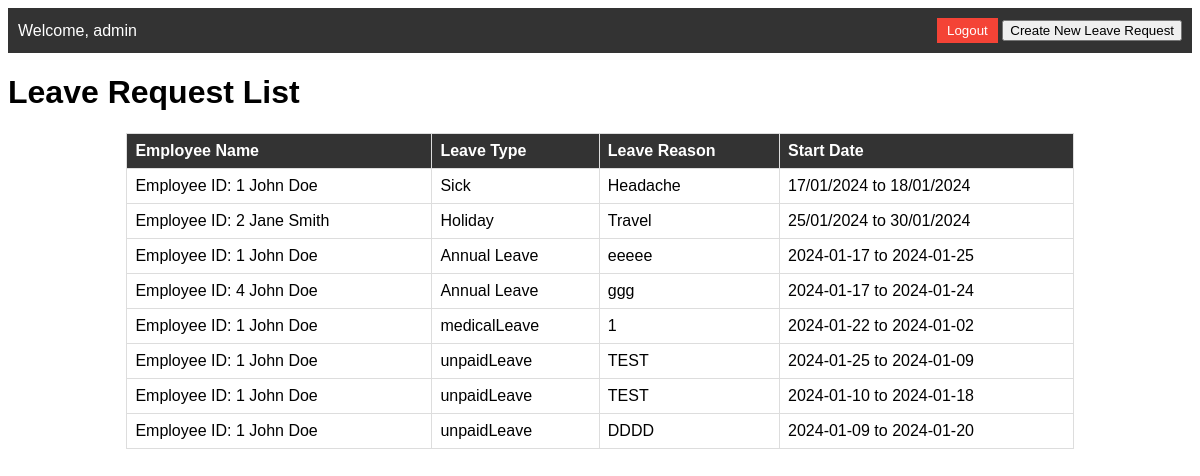
/dashboardLeaveRequest (signed in), run on an earlier commit of the app's database.
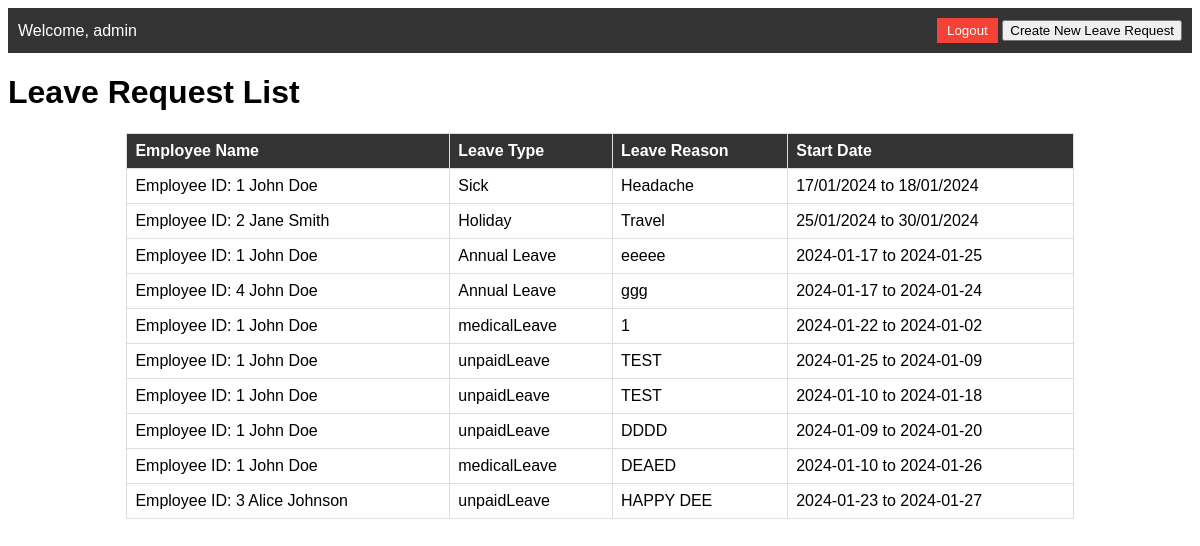
And on a later commit of the database.
### models/employee.py (models this page shows, shortened)
class employee(Base):
    __tablename__ = 'employees'
    employeeID = Column(Integer, primary_key=True)
    firstname = Column(String)
    lastname = Column(String)
    birthdate = Column(String)
    department = Column(String)

### models/request.py (models this page shows, shortened)
class request(Base):
    __tablename__ = 'requests'
    requestID = Column(Integer, Sequence('request_id_seq'), primary_key=True)
    requestDate = Column(DateTime, default=datetime.utcnow)
    requestReason = Column(String)
    requestStatus = Column(String)
    leaveType = Column(String)
    startLeaveDate = Column(String)
    endLeaveDate = Column(String)
    employeeID = Column(String)

### app.py (the view)
@app.route('/dashboardLeaveRequest')
def dashboardLeaveRequest():
    if 'userinfo' in session:
        ddd = session['userinfo']
        aa = {'firstname': ddd['firstname'], 'lastname': ddd['lastname'], 'username': ddd['username'], 'employeeID': ddd['employeeID'], 'role': ddd['role']}
        employeerequests = requestController.get_request_and_employee_data()
        return render_template('dashboardLeaveRequestPage.html', lstrequests=employeerequests, user=aa)
    return redirect(url_for('login'))

### controllers/requestController.py (called while the page is built)
    def get_request_and_employee_data():
        engine = create_engine('sqlite:///HRLeaveRequest.db', echo=True)
        Session = sessionmaker(bind=engine)
        session = Session()
        employeereqeuests = session.query(request, employee).join(employee, request.employeeID == employee.employeeID).all()
        return employeereqeuests

### templates/dashboardLeaveRequestPage.html (shortened to what this page needs)
<!DOCTYPE html>
<html>
<head>
</head>
<body>
    <nav>
        <div>
            <span>Welcome, {{ user.firstname }}</span>
        </div>
        <div>
            <button class="logout-btn" onclick="logout()">Logout</button>
            <button class="request-btn" onclick="window.location.href='/requestPage'">Create New Leave Request</button>
        </div>
    </nav>
    <h1>Leave Request List</h1>
    <table>
        <thead>
            <tr>
                <th>Employee Name</th>
                <th>Leave Type</th>
                <th>Leave Reason</th>
                <th>Start Date</th>
            </tr>
        </thead>
        <tbody>
            {% for item in lstrequests %}
            <tr>
                <td>{{ "Employee ID: " + item.employee.employeeID.__str__() + " " + item.employee.firstname + " " +
                    item.employee.lastname }}</td>
                <td>{{ item.request.leaveType }}</td>
                <td>{{ item.request.requestReason }}</td>
                <td>{{ item.request.startLeaveDate + " to " + item.request.endLeaveDate }}</td>
            </tr>
            {% endfor %}
        </tbody>
    </table>
</body>
</html>

### templates/dashboardLeaveRequestPage.html (style rules this page uses)
body { font-family: Arial, sans-serif; }
nav { background-color: #333; color: white; padding: 10px; display: flex; justify-content: space-between; align-items: center; }
.logout-btn { background-color: #f44336; color: white; padding: 5px 10px; border: none; cursor: pointer; }
table { border-collapse: collapse; width: 80%; margin: 20px auto; }
th, td { border: 1px solid #ddd; padding: 8px; text-align: left; }
th { background-color: #333; color: white; }

What changed in the data, as far as the page shows it:
added request: employee.employeeID+firstname+lastname "Employee ID: 1 John Doe", request.leaveType "medicalLeave", request.requestReason "DEAED", request "2024-01-10 to 2024-01-26"
added request: request.leaveType "unpaidLeave", request.requestReason "HAPPY DEE", request "2024-01-23 to 2024-01-27"
now on this page (row unchanged): employee: employeeID+firstname+lastname "Employee ID: 3 Alice Johnson"
